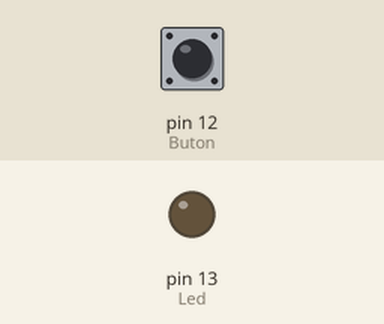
Recording of a sketch running on a simulated Arduino Uno, built with avr-gcc and run on an emulated ATmega328P. On the bench: output pins drawn as LEDs (lit = HIGH). The inputs (shaded band) are chosen by the test bench; at power-on: pin 12 (Buton) LOW.

Above: at 1.2 s.
1.3 s: pin 12 (Buton) pulled HIGH for 0.15 s
At 2.6 s:
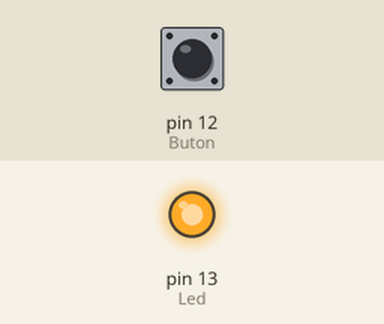
4.4 s: pin 12 (Buton) pulled HIGH for 1 s
At 7.6 s:
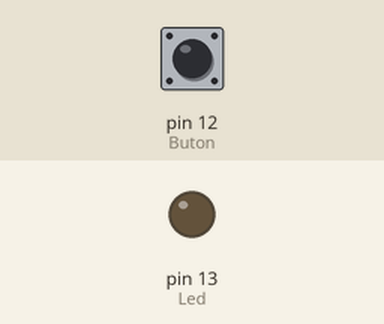
7.9 s: pin 12 (Buton) pulled HIGH for 3.2 s
At 8.9 s:
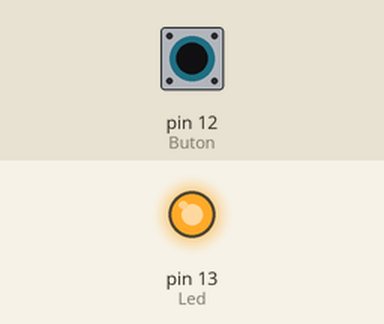
Timing chart, 0 to 13.4 s (numbered marks = the images above; inputs shaded):
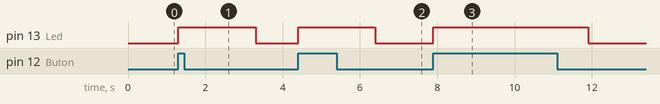

Measured:
- after the input at 1.3 s, pin 13 (Led): LOW → HIGH at once, → LOW 2.0 s later
- after the input at 4.4 s, pin 13 (Led): LOW → HIGH at once, → LOW 2.0 s later
- after the input at 7.9 s, pin 13 (Led): LOW → HIGH at once, → LOW 4.0 s later

The sketch:

buton_ile_led_yakma.ino
```cpp
// C++ code

#define Buton 12
#define Led 13
void setup()
{
  pinMode(Led, OUTPUT);
  pinMode(Buton, INPUT);
}

void loop()
{

  if(digitalRead(Buton)==1){
    digitalWrite(Led,HIGH);
    delay(2000);
  }
  else
    digitalWrite(Led,LOW);
}
```
